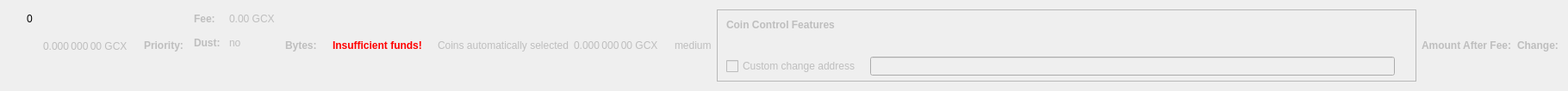
    <widget class="QWidget" name="dummyHideWidget" native="true">
     <property name="maximumSize">
      <size>
       <width>100</width>
       <height>22</height>
      </size>
     </property>
     <layout class="QHBoxLayout" name="dummyHideLayout">
      <item>
       <layout class="QFormLayout" name="formLayoutCoinControl1">
        <property name="horizontalSpacing">
         <number>10</number>
        </property>
        <property name="verticalSpacing">
         <number>14</number>
        </property>
        <property name="leftMargin">
         <number>10</number>
        </property>
        <property name="topMargin">
         <number>4</number>
        </property>
        <property name="rightMargin">
         <number>6</number>
        </property>
        <item row="0" column="1">
         <widget class="QLabel" name="labelCoinControlBytes">
          <property name="cursor">
           <cursorShape>IBeamCursor</cursorShape>
          </property>
          <property name="contextMenuPolicy">
           <enum>Qt::ActionsContextMenu</enum>
          </property>
          <property name="text">
           <string notr="true">0</string>
          </property>
          <property name="textInteractionFlags">
           <set>Qt::LinksAccessibleByMouse|Qt::TextSelectableByKeyboard|Qt::TextSelectableByMouse</set>
          </property>
         </widget>
        </item>
       </layout>
      </item>
      <item>
       <widget class="QLabel" name="labelCoinControlAfterFee">
        <property name="enabled">
         <bool>false</bool>
        </property>
        <property name="sizePolicy">
         <sizepolicy hsizetype="Fixed" vsizetype="Fixed">
          <horstretch>0</horstretch>
          <verstretch>0</verstretch>
         </sizepolicy>
        </property>
        <property name="minimumSize">
         <size>
          <width>111</width>
          <height>12</height>
         </size>
        </property>
        <property name="maximumSize">
         <size>
          <width>111</width>
          <height>12</height>
         </size>
        </property>
        <property name="cursor">
         <cursorShape>IBeamCursor</cursorShape>
        </property>
        <property name="contextMenuPolicy">
         <enum>Qt::ActionsContextMenu</enum>
        </property>
        <property name="text">
         <string notr="true">0.000 000 00 GCX</string>
        </property>
        <property name="textInteractionFlags">
         <set>Qt::LinksAccessibleByMouse|Qt::TextSelectableByKeyboard|Qt::TextSelectableByMouse</set>
        </property>
       </widget>
      </item>
      <item>
       <widget class="QLabel" name="labelCoinControlPriorityText">
        <property name="enabled">
         <bool>false</bool>
        </property>
        <property name="font">
         <font>
          <weight>75</weight>
          <bold>true</bold>
         </font>
        </property>
        <property name="text">
         <string>Priority:</string>
        </property>
       </widget>
      </item>
      <item>
       <layout class="QHBoxLayout" name="horizontalLayout"/>
      </item>
      <item>
       <layout class="QFormLayout" name="formLayoutCoinControl3">
        <property name="horizontalSpacing">
         <number>10</number>
        </property>
        <property name="verticalSpacing">
         <number>14</number>
        </property>
        <property name="leftMargin">
         <number>6</number>
        </property>
        <property name="topMargin">
         <number>4</number>
        </property>
        <property name="rightMargin">
         <number>6</number>
        </property>
        <item row="0" column="0">
         <widget class="QLabel" name="labelCoinControlFeeText">
          <property name="enabled">
           <bool>false</bool>
          </property>
          <property name="font">
           <font>
            <weight>75</weight>
            <bold>true</bold>
           </font>
          </property>
          <property name="text">
           <string>Fee:</string>
          </property>
          <property name="margin">
           <number>0</number>
          </property>
         </widget>
        </item>
        <item row="0" column="1">
         <widget class="QLabel" name="labelCoinControlFee">
          <property name="enabled">
           <bool>false</bool>
          </property>
          <property name="cursor">
           <cursorShape>IBeamCursor</cursorShape>
          </property>
          <property name="contextMenuPolicy">
           <enum>Qt::ActionsContextMenu</enum>
          </property>
          <property name="text">
           <string notr="true">0.00 GCX</string>
          </property>
          <property name="textInteractionFlags">
           <set>Qt::LinksAccessibleByMouse|Qt::TextSelectableByKeyboard|Qt::TextSelectableByMouse</set>
          </property>
         </widget>
        </item>
        <item row="1" column="0">
         <widget class="QLabel" name="labelCoinControlLowOutputText">
          <property name="enabled">
           <bool>false</bool>
          </property>
          <property name="font">
           <font>
            <weight>75</weight>
            <bold>true</bold>
           </font>
          </property>
          <property name="text">
           <string>Dust:</string>
          </property>
         </widget>
        </item>
        <item row="1" column="1">
         <widget class="QLabel" name="labelCoinControlLowOutput">
          <property name="enabled">
           <bool>false</bool>
          </property>
          <property name="cursor">
           <cursorShape>IBeamCursor</cursorShape>
          </property>
          <property name="contextMenuPolicy">
           <enum>Qt::ActionsContextMenu</enum>
          </property>
          <property name="text">
           <string>no</string>
          </property>
          <property name="textInteractionFlags">
           <set>Qt::LinksAccessibleByMouse|Qt::TextSelectableByKeyboard|Qt::TextSelectableByMouse</set>
          </property>
         </widget>
        </item>
       </layout>
      </item>
      <item>
       <widget class="QLabel" name="labelCoinControlBytesText">
        <property name="enabled">
         <bool>false</bool>
        </property>
        <property name="font">
         <font>
          <weight>75</weight>
          <bold>true</bold>
         </font>
        </property>
        <property name="text">
         <string>Bytes:</string>
        </property>
       </widget>
      </item>
      <item>
       <layout class="QFormLayout" name="formLayoutCoinControl2">
        <property name="horizontalSpacing">
         <number>10</number>
        </property>
        <property name="verticalSpacing">
         <number>14</number>
        </property>
        <property name="leftMargin">
         <number>6</number>
        </property>
        <property name="topMargin">
         <number>4</number>
        </property>
        <property name="rightMargin">
         <number>6</number>
        </property>
       </layout>
      </item>
      <item>
       <layout class="QHBoxLayout" name="horizontalLayoutCoinControl2">
        <property name="spacing">
         <number>8</number>
        </property>
        <property name="bottomMargin">
         <number>10</number>
        </property>
       </layout>
      </item>
      <item>
       <widget class="QLabel" name="labelCoinControlInsuffFunds">
        <property name="enabled">
         <bool>false</bool>
        </property>
        <property name="minimumSize">
         <size>
          <width>0</width>
          <height>0</height>
         </size>
        </property>
        <property name="font">
         <font>
          <weight>75</weight>
          <bold>true</bold>
         </font>
        </property>
        <property name="styleSheet">
         <string notr="true">color:red;font-weight:bold;</string>
        </property>
        <property name="text">
         <string>Insufficient funds!</string>
        </property>
        <property name="margin">
         <number>5</number>
        </property>
       </widget>
      </item>
      <item>
       <layout class="QFormLayout" name="formLayoutCoinControl4">
        <property name="horizontalSpacing">
         <number>10</number>
        </property>
        <property name="verticalSpacing">
         <number>14</number>
        </property>
        <property name="leftMargin">
         <number>6</number>
        </property>
        <property name="topMargin">
         <number>4</number>
        </property>
        <property name="rightMargin">
         <number>6</number>
        </property>
       </layout>
      </item>
      <item>
       <widget class="QLabel" name="labelCoinControlAutomaticallySelected">
        <property name="enabled">
         <bool>false</bool>
        </property>
        <property name="sizePolicy">
         <sizepolicy hsizetype="Fixed" vsizetype="Fixed">
          <horstretch>0</horstretch>
          <verstretch>0</verstretch>
         </sizepolicy>
        </property>
        <property name="minimumSize">
         <size>
          <width>0</width>
          <height>0</height>
         </size>
        </property>
        <property name="maximumSize">
         <size>
          <width>240</width>
          <height>16777215</height>
         </size>
        </property>
        <property name="text">
         <string>Coins automatically selected</string>
        </property>
        <property name="margin">
         <number>5</number>
        </property>
       </widget>
      </item>
      <item>
       <widget class="QLabel" name="labelCoinControlChange">
        <property name="enabled">
         <bool>false</bool>
        </property>
        <property name="sizePolicy">
         <sizepolicy hsizetype="Fixed" vsizetype="Fixed">
          <horstretch>0</horstretch>
          <verstretch>0</verstretch>
         </sizepolicy>
        </property>
        <property name="minimumSize">
         <size>
          <width>111</width>
          <height>0</height>
         </size>
        </property>
        <property name="maximumSize">
         <size>
          <width>111</width>
          <height>16777215</height>
         </size>
        </property>
        <property name="cursor">
         <cursorShape>IBeamCursor</cursorShape>
        </property>
        <property name="contextMenuPolicy">
         <enum>Qt::ActionsContextMenu</enum>
        </property>
        <property name="text">
         <string notr="true">0.000 000 00 GCX</string>
        </property>
        <property name="textInteractionFlags">
         <set>Qt::LinksAccessibleByMouse|Qt::TextSelectableByKeyboard|Qt::TextSelectableByMouse</set>
        </property>
       </widget>
      </item>
      <item>
       <widget class="QLabel" name="labelCoinControlPriority">
        <property name="enabled">
         <bool>false</bool>
        </property>
        <property name="cursor">
         <cursorShape>IBeamCursor</cursorShape>
        </property>
        <property name="contextMenuPolicy">
         <enum>Qt::ActionsContextMenu</enum>
        </property>
        <property name="text">
         <string>medium</string>
        </property>
        <property name="textInteractionFlags">
         <set>Qt::LinksAccessibleByMouse|Qt::TextSelectableByKeyboard|Qt::TextSelectableByMouse</set>
        </property>
       </widget>
      </item>
      <item>
       <widget class="QFrame" name="frameCoinControl">
        <property name="sizePolicy">
         <sizepolicy hsizetype="Expanding" vsizetype="Expanding">
          <horstretch>0</horstretch>
          <verstretch>0</verstretch>
         </sizepolicy>
        </property>
        <property name="maximumSize">
         <size>
          <width>16777215</width>
          <height>16777215</height>
         </size>
        </property>
        <property name="frameShape">
         <enum>QFrame::StyledPanel</enum>
        </property>
        <property name="frameShadow">
         <enum>QFrame::Sunken</enum>
        </property>
        <layout class="QVBoxLayout" name="verticalLayoutCoinControl2_2">
         <property name="spacing">
          <number>0</number>
         </property>
         <property name="leftMargin">
          <number>0</number>
         </property>
         <property name="topMargin">
          <number>0</number>
         </property>
         <property name="rightMargin">
          <number>0</number>
         </property>
         <property name="bottomMargin">
          <number>6</number>
         </property>
         <item>
          <layout class="QVBoxLayout" name="verticalLayoutCoinControl" stretch="0,0,0,1">
           <property name="spacing">
            <number>0</number>
           </property>
           <property name="leftMargin">
            <number>10</number>
           </property>
           <property name="topMargin">
            <number>10</number>
           </property>
           <item>
            <layout class="QHBoxLayout" name="horizontalLayoutCoinControl1">
             <property name="bottomMargin">
              <number>15</number>
             </property>
             <item>
              <widget class="QLabel" name="labelCoinControlFeatures">
               <property name="enabled">
                <bool>false</bool>
               </property>
               <property name="sizePolicy">
                <sizepolicy hsizetype="Preferred" vsizetype="Maximum">
                 <horstretch>0</horstretch>
                 <verstretch>0</verstretch>
                </sizepolicy>
               </property>
               <property name="font">
                <font>
                 <weight>75</weight>
                 <bold>true</bold>
                </font>
               </property>
               <property name="styleSheet">
                <string notr="true">font-weight:bold;</string>
               </property>
               <property name="text">
                <string>Coin Control Features</string>
               </property>
              </widget>
             </item>
            </layout>
           </item>
           <item>
            <widget class="QWidget" name="widgetCoinControl" native="true">
             <property name="sizePolicy">
              <sizepolicy hsizetype="Preferred" vsizetype="Preferred">
               <horstretch>0</horstretch>
               <verstretch>0</verstretch>
              </sizepolicy>
             </property>
             <property name="minimumSize">
              <size>
               <width>0</width>
               <height>0</height>
              </size>
             </property>
             <property name="styleSheet">
              <string notr="true"/>
             </property>
             <layout class="QHBoxLayout" name="horizontalLayoutCoinControl5_2">
              <property name="leftMargin">
               <number>0</number>
              </property>
              <property name="topMargin">
               <number>0</number>
              </property>
              <property name="rightMargin">
               <number>0</number>
              </property>
              <property name="bottomMargin">
               <number>0</number>
              </property>
              <item>
               <layout class="QHBoxLayout" name="horizontalLayoutCoinControl3">
                <property name="spacing">
                 <number>20</number>
                </property>
                <property name="topMargin">
                 <number>0</number>
                </property>
                <property name="bottomMargin">
                 <number>10</number>
                </property>
               </layout>
              </item>
             </layout>
            </widget>
           </item>
           <item>
            <layout class="QHBoxLayout" name="horizontalLayoutCoinControl4" stretch="0,0,0">
             <property name="spacing">
              <number>12</number>
             </property>
             <property name="sizeConstraint">
              <enum>QLayout::SetDefaultConstraint</enum>
             </property>
             <property name="topMargin">
              <number>5</number>
             </property>
             <property name="rightMargin">
              <number>5</number>
             </property>
             <item>
              <widget class="QCheckBox" name="checkBoxCoinControlChange">
               <property name="enabled">
                <bool>false</bool>
               </property>
               <property name="toolTip">
                <string>If this is activated, but the change address is empty or invalid, change will be sent to a newly generated address.</string>
               </property>
               <property name="text">
                <string>Custom change address</string>
               </property>
              </widget>
             </item>
             <item>
              <widget class="QValidatedLineEdit" name="lineEditCoinControlChange">
               <property name="enabled">
                <bool>false</bool>
               </property>
               <property name="sizePolicy">
                <sizepolicy hsizetype="Expanding" vsizetype="Fixed">
                 <horstretch>0</horstretch>
                 <verstretch>0</verstretch>
                </sizepolicy>
               </property>
              </widget>
             </item>
             <item>
              <widget class="QLabel" name="labelCoinControlChangeLabel_2">
               <property name="sizePolicy">
                <sizepolicy hsizetype="Preferred" vsizetype="Expanding">
                 <horstretch>0</horstretch>
                 <verstretch>0</verstretch>
                </sizepolicy>
               </property>
               <property name="minimumSize">
                <size>
                 <width>0</width>
                 <height>0</height>
                </size>
               </property>
               <property name="text">
                <string/>
               </property>
               <property name="margin">
                <number>3</number>
               </property>
              </widget>
             </item>
            </layout>
           </item>
           <item>
            <spacer name="verticalSpacerCoinControl">
             <property name="orientation">
              <enum>Qt::Vertical</enum>
             </property>
             <property name="sizeHint" stdset="0">
              <size>
               <width>800</width>
               <height>1</height>
              </size>
             </property>
            </spacer>
           </item>
          </layout>
         </item>
        </layout>
       </widget>
      </item>
      <item>
       <widget class="QLabel" name="labelCoinControlAfterFeeText">
        <property name="enabled">
         <bool>false</bool>
        </property>
        <property name="minimumSize">
         <size>
          <width>0</width>
          <height>0</height>
         </size>
        </property>
        <property name="maximumSize">
         <size>
          <width>16777215</width>
          <height>16777215</height>
         </size>
        </property>
        <property name="font">
         <font>
          <weight>75</weight>
          <bold>true</bold>
         </font>
        </property>
        <property name="text">
         <string>Amount After Fee:</string>
        </property>
        <property name="alignment">
         <set>Qt::AlignLeading|Qt::AlignLeft|Qt::AlignVCenter</set>
        </property>
        <property name="margin">
         <number>0</number>
        </property>
       </widget>
      </item>
      <item>
       <widget class="QLabel" name="labelCoinControlChangeText">
        <property name="enabled">
         <bool>false</bool>
        </property>
        <property name="sizePolicy">
         <sizepolicy hsizetype="Preferred" vsizetype="Preferred">
          <horstretch>0</horstretch>
          <verstretch>0</verstretch>
         </sizepolicy>
        </property>
        <property name="minimumSize">
         <size>
          <width>0</width>
          <height>0</height>
         </size>
        </property>
        <property name="maximumSize">
         <size>
          <width>16777215</width>
          <height>16777215</height>
         </size>
        </property>
        <property name="font">
         <font>
          <weight>75</weight>
          <bold>true</bold>
         </font>
        </property>
        <property name="text">
         <string>Change:</string>
        </property>
        <property name="alignment">
         <set>Qt::AlignLeading|Qt::AlignLeft|Qt::AlignVCenter</set>
        </property>
       </widget>
      </item>
     </layout>
    </widget>
